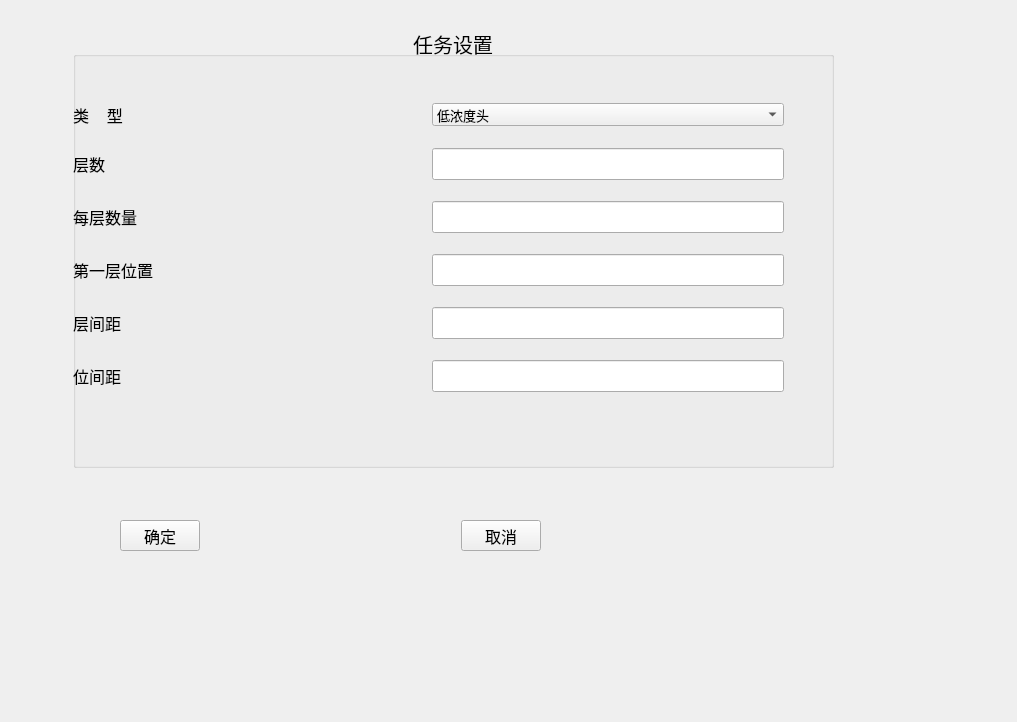
<?xml version="1.0" encoding="UTF-8"?>
<ui version="4.0">
 <class>Form_ob</class>
 <widget class="QWidget" name="Form_ob">
  <property name="geometry">
   <rect>
    <x>0</x>
    <y>0</y>
    <width>1017</width>
    <height>722</height>
   </rect>
  </property>
  <property name="windowTitle">
   <string>任务设置</string>
  </property>
  <widget class="QGroupBox" name="groupBox">
   <property name="geometry">
    <rect>
     <x>73</x>
     <y>27</y>
     <width>761</width>
     <height>441</height>
    </rect>
   </property>
   <property name="font">
    <font>
     <pointsize>15</pointsize>
    </font>
   </property>
   <property name="layoutDirection">
    <enum>Qt::LeftToRight</enum>
   </property>
   <property name="title">
    <string>任务设置</string>
   </property>
   <property name="alignment">
    <set>Qt::AlignCenter</set>
   </property>
   <property name="flat">
    <bool>true</bool>
   </property>
   <property name="checkable">
    <bool>false</bool>
   </property>
   <widget class="QWidget" name="">
    <property name="geometry">
     <rect>
      <x>0</x>
      <y>61</y>
      <width>711</width>
      <height>321</height>
     </rect>
    </property>
    <layout class="QGridLayout" name="gridLayout">
     <item row="0" column="0">
      <widget class="QLabel" name="label_3">
       <property name="sizePolicy">
        <sizepolicy hsizetype="Ignored" vsizetype="Preferred">
         <horstretch>0</horstretch>
         <verstretch>0</verstretch>
        </sizepolicy>
       </property>
       <property name="font">
        <font>
         <pointsize>12</pointsize>
        </font>
       </property>
       <property name="layoutDirection">
        <enum>Qt::RightToLeft</enum>
       </property>
       <property name="text">
        <string>类    型</string>
       </property>
       <property name="alignment">
        <set>Qt::AlignLeading|Qt::AlignLeft|Qt::AlignVCenter</set>
       </property>
      </widget>
     </item>
     <item row="2" column="0">
      <widget class="QLabel" name="label_15">
       <property name="sizePolicy">
        <sizepolicy hsizetype="Ignored" vsizetype="Preferred">
         <horstretch>0</horstretch>
         <verstretch>0</verstretch>
        </sizepolicy>
       </property>
       <property name="font">
        <font>
         <pointsize>12</pointsize>
        </font>
       </property>
       <property name="layoutDirection">
        <enum>Qt::RightToLeft</enum>
       </property>
       <property name="text">
        <string>每层数量</string>
       </property>
       <property name="alignment">
        <set>Qt::AlignLeading|Qt::AlignLeft|Qt::AlignVCenter</set>
       </property>
      </widget>
     </item>
     <item row="3" column="0">
      <widget class="QLabel" name="label_16">
       <property name="sizePolicy">
        <sizepolicy hsizetype="Ignored" vsizetype="Preferred">
         <horstretch>0</horstretch>
         <verstretch>0</verstretch>
        </sizepolicy>
       </property>
       <property name="font">
        <font>
         <pointsize>12</pointsize>
        </font>
       </property>
       <property name="layoutDirection">
        <enum>Qt::RightToLeft</enum>
       </property>
       <property name="text">
        <string>第一层位置</string>
       </property>
       <property name="alignment">
        <set>Qt::AlignLeading|Qt::AlignLeft|Qt::AlignVCenter</set>
       </property>
      </widget>
     </item>
     <item row="1" column="2">
      <widget class="QLineEdit" name="lineEdit">
       <property name="sizePolicy">
        <sizepolicy hsizetype="Ignored" vsizetype="Fixed">
         <horstretch>0</horstretch>
         <verstretch>0</verstretch>
        </sizepolicy>
       </property>
      </widget>
     </item>
     <item row="5" column="0">
      <widget class="QLabel" name="label_19">
       <property name="sizePolicy">
        <sizepolicy hsizetype="Ignored" vsizetype="Preferred">
         <horstretch>0</horstretch>
         <verstretch>0</verstretch>
        </sizepolicy>
       </property>
       <property name="font">
        <font>
         <pointsize>12</pointsize>
        </font>
       </property>
       <property name="layoutDirection">
        <enum>Qt::RightToLeft</enum>
       </property>
       <property name="text">
        <string>位间距</string>
       </property>
       <property name="alignment">
        <set>Qt::AlignLeading|Qt::AlignLeft|Qt::AlignVCenter</set>
       </property>
      </widget>
     </item>
     <item row="0" column="2">
      <widget class="QComboBox" name="comboBox">
       <property name="font">
        <font>
         <pointsize>10</pointsize>
        </font>
       </property>
       <item>
        <property name="text">
         <string>低浓度头</string>
        </property>
       </item>
       <item>
        <property name="text">
         <string>47mm滤膜</string>
        </property>
       </item>
       <item>
        <property name="text">
         <string>90mm滤膜</string>
        </property>
       </item>
       <item>
        <property name="text">
         <string>其它</string>
        </property>
       </item>
      </widget>
     </item>
     <item row="1" column="0">
      <widget class="QLabel" name="label_14">
       <property name="sizePolicy">
        <sizepolicy hsizetype="Ignored" vsizetype="Preferred">
         <horstretch>0</horstretch>
         <verstretch>0</verstretch>
        </sizepolicy>
       </property>
       <property name="font">
        <font>
         <pointsize>12</pointsize>
        </font>
       </property>
       <property name="layoutDirection">
        <enum>Qt::RightToLeft</enum>
       </property>
       <property name="text">
        <string>层数</string>
       </property>
       <property name="alignment">
        <set>Qt::AlignLeading|Qt::AlignLeft|Qt::AlignVCenter</set>
       </property>
      </widget>
     </item>
     <item row="4" column="0">
      <widget class="QLabel" name="label_18">
       <property name="sizePolicy">
        <sizepolicy hsizetype="Ignored" vsizetype="Preferred">
         <horstretch>0</horstretch>
         <verstretch>0</verstretch>
        </sizepolicy>
       </property>
       <property name="font">
        <font>
         <pointsize>12</pointsize>
        </font>
       </property>
       <property name="layoutDirection">
        <enum>Qt::RightToLeft</enum>
       </property>
       <property name="text">
        <string>层间距</string>
       </property>
       <property name="alignment">
        <set>Qt::AlignLeading|Qt::AlignLeft|Qt::AlignVCenter</set>
       </property>
      </widget>
     </item>
     <item row="2" column="2">
      <widget class="QLineEdit" name="lineEdit_2">
       <property name="sizePolicy">
        <sizepolicy hsizetype="Ignored" vsizetype="Fixed">
         <horstretch>0</horstretch>
         <verstretch>0</verstretch>
        </sizepolicy>
       </property>
      </widget>
     </item>
     <item row="3" column="2">
      <widget class="QLineEdit" name="lineEdit_3">
       <property name="sizePolicy">
        <sizepolicy hsizetype="Ignored" vsizetype="Fixed">
         <horstretch>0</horstretch>
         <verstretch>0</verstretch>
        </sizepolicy>
       </property>
      </widget>
     </item>
     <item row="4" column="2">
      <widget class="QLineEdit" name="lineEdit_4">
       <property name="sizePolicy">
        <sizepolicy hsizetype="Ignored" vsizetype="Fixed">
         <horstretch>0</horstretch>
         <verstretch>0</verstretch>
        </sizepolicy>
       </property>
      </widget>
     </item>
     <item row="5" column="2">
      <widget class="QLineEdit" name="lineEdit_5">
       <property name="sizePolicy">
        <sizepolicy hsizetype="Ignored" vsizetype="Fixed">
         <horstretch>0</horstretch>
         <verstretch>0</verstretch>
        </sizepolicy>
       </property>
      </widget>
     </item>
    </layout>
   </widget>
  </widget>
  <widget class="QWidget" name="">
   <property name="geometry">
    <rect>
     <x>120</x>
     <y>520</y>
     <width>421</width>
     <height>31</height>
    </rect>
   </property>
   <layout class="QHBoxLayout" name="horizontalLayout">
    <item>
     <widget class="QPushButton" name="pushButton_2">
      <property name="font">
       <font>
        <pointsize>12</pointsize>
       </font>
      </property>
      <property name="text">
       <string>确定</string>
      </property>
     </widget>
    </item>
    <item>
     <spacer name="horizontalSpacer">
      <property name="orientation">
       <enum>Qt::Horizontal</enum>
      </property>
      <property name="sizeHint" stdset="0">
       <size>
        <width>40</width>
        <height>20</height>
       </size>
      </property>
     </spacer>
    </item>
    <item>
     <widget class="QPushButton" name="pushButton">
      <property name="font">
       <font>
        <pointsize>12</pointsize>
       </font>
      </property>
      <property name="text">
       <string>取消</string>
      </property>
     </widget>
    </item>
   </layout>
  </widget>
 </widget>
 <resources/>
 <connections/>
</ui>
